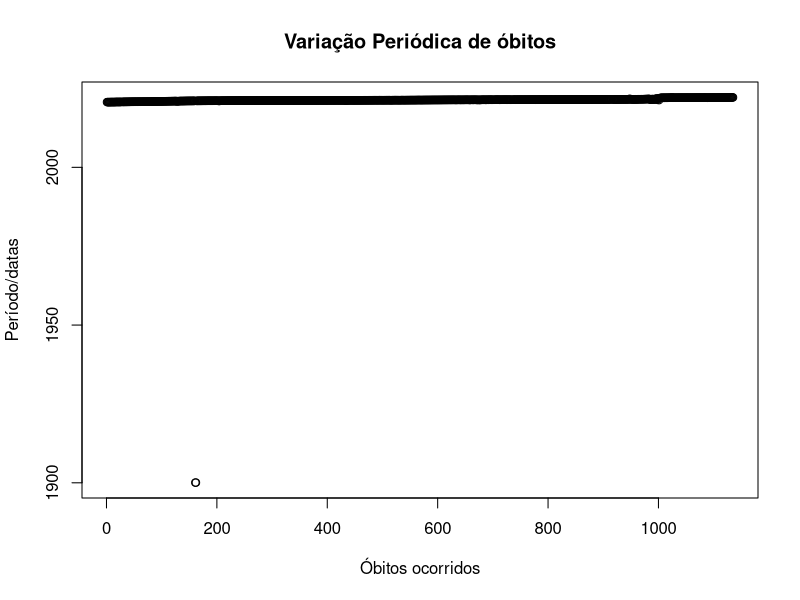

This figure's R source:
# variação periódica de tais óbitos;
library(readxl)

worksheet <- read_excel("./dados/covid_19_bauru_mortes.xlsx")

data <- worksheet$'data_obito'

png(filename = "./graficos/figura5.png")
plot(data, main = "Variação Periódica de óbitos", 
     xlab = "Óbitos ocorridos", ylab = "Período/datas")

dev.off()